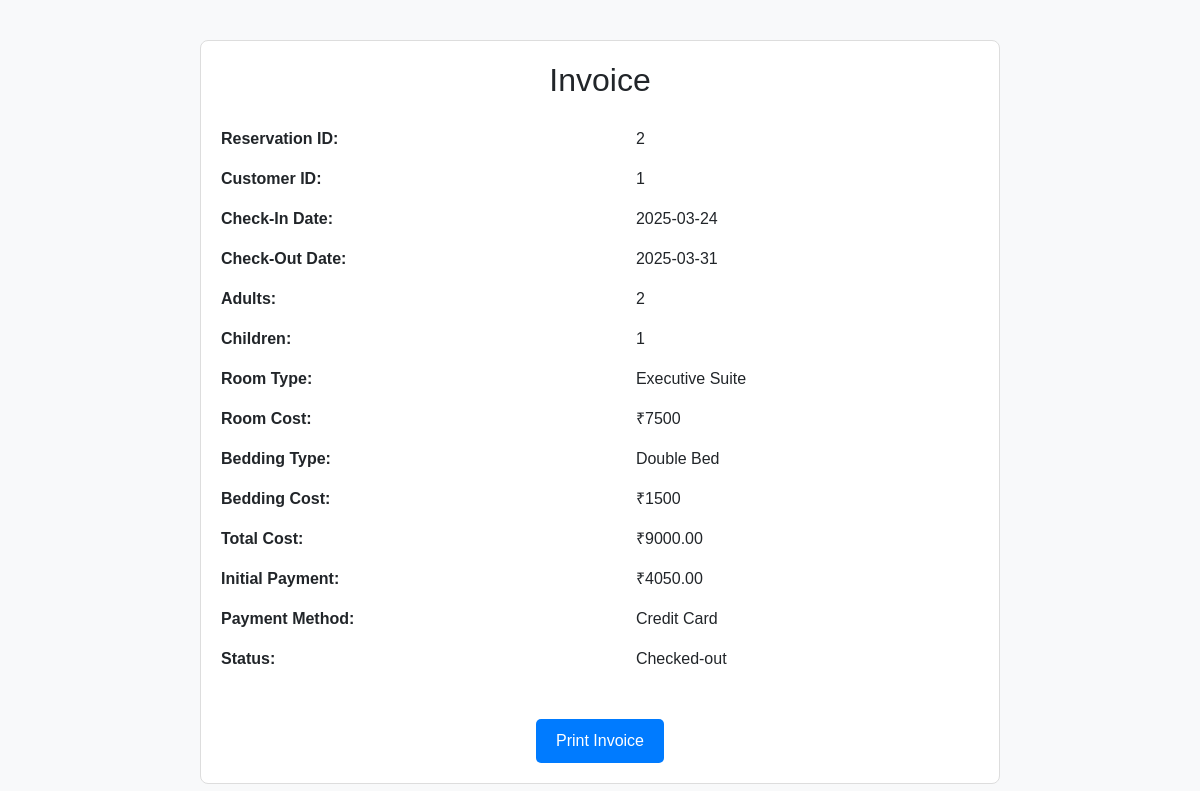
Page /invoice.php?reservation_id=2 on the committed database.
### tables this page shows
CREATE TABLE IF NOT EXISTS `reservations` (
  `reservation_id` int NOT NULL AUTO_INCREMENT,
  `customer_id` int NOT NULL,
  `checkin_date` date NOT NULL,
  `checkout_date` date NOT NULL,
  `adults` int NOT NULL,
  `children` int NOT NULL,
  `room_type_description` varchar(50) NOT NULL,
  `room_type_cost` int NOT NULL,
  `bedding_type_description` varchar(50) NOT NULL,
  `bedding_type_cost` int NOT NULL,
  `total_cost` decimal(10,2) NOT NULL,
  `initial_payment` decimal(10,2) NOT NULL,
  `payment_method` varchar(50) NOT NULL,
  `status` varchar(20) DEFAULT 'Pending',
  `created_at` timestamp NULL DEFAULT CURRENT_TIMESTAMP,
  `updated_at` timestamp NULL DEFAULT CURRENT_TIMESTAMP ON UPDATE CURRENT_TIMESTAMP,
  PRIMARY KEY (`reservation_id`)
);

### invoice.php (the view, shortened to what this page needs)
<?php
$servername = "localhost";
$username = "root";
$password = "";
$dbname = "hotel_db";
$conn = new mysqli($servername, $username, $password, $dbname);
$reservation_id = isset($_GET['reservation_id']) ? intval($_GET['reservation_id']) : 0;
if ($reservation_id > 0) {
    $sql = "SELECT * FROM reservations WHERE reservation_id = ?";
    $stmt = $conn->prepare($sql);
    $stmt->bind_param("i", $reservation_id);
    $stmt->execute();
    $result = $stmt->get_result();
    if ($result->num_rows > 0) {
        $reservation_details = $result->fetch_assoc();
    } else {
        die("No reservation found for the provided ID.");
    }
} else {
    die("Invalid reservation ID.");
}
$total_cost = $reservation_details['total_cost'];
?>
<!DOCTYPE html>
<html lang="en">
<head>
    <link rel="stylesheet" href="https://cdn.jsdelivr.net/npm/bootstrap@5.3.3/dist/css/bootstrap.min.css">
</head>
<body>
    <div class="invoice">
        <h2>Invoice</h2>
        <table class="invoice-details">
            <tr>
                <th>Reservation ID:</th>
                <td><?= htmlspecialchars($reservation_details['reservation_id']) ?></td>
            </tr>
            <tr>
                <th>Customer ID:</th>
                <td><?= htmlspecialchars($reservation_details['customer_id']) ?></td>
            </tr>
            <tr>
                <th>Check-In Date:</th>
                <td><?= htmlspecialchars($reservation_details['checkin_date']) ?></td>
            </tr>
            <tr>
                <th>Check-Out Date:</th>
                <td><?= htmlspecialchars($reservation_details['checkout_date']) ?></td>
            </tr>
            <tr>
                <th>Adults:</th>
                <td><?= htmlspecialchars($reservation_details['adults']) ?></td>
            </tr>
            <tr>
                <th>Children:</th>
                <td><?= htmlspecialchars($reservation_details['children']) ?></td>
            </tr>
            <tr>
                <th>Room Type:</th>
                <td><?= htmlspecialchars($reservation_details['room_type_description']) ?></td>
            </tr>
            <tr>
                <th>Room Cost:</th>
                <td>₹<?= htmlspecialchars($reservation_details['room_type_cost']) ?></td>
            </tr>
            <tr>
                <th>Bedding Type:</th>
                <td><?= htmlspecialchars($reservation_details['bedding_type_description']) ?></td>
            </tr>
            <tr>
                <th>Bedding Cost:</th>
                <td>₹<?= htmlspecialchars($reservation_details['bedding_type_cost']) ?></td>
            </tr>
            <tr>
                <th>Total Cost:</th>
                <td>₹<?= htmlspecialchars($total_cost) ?></td>
            </tr>
            <tr>
                <th>Initial Payment:</th>
                <td>₹<?= htmlspecialchars($reservation_details['initial_payment']) ?></td>
            </tr>
            <tr>
                <th>Payment Method:</th>
                <td><?= htmlspecialchars($reservation_details['payment_method']) ?></td>
            </tr>
            <tr>
                <th>Status:</th>
                <td><?= htmlspecialchars($reservation_details['status']) ?></td>
            </tr>
        </table>
        <div class="invoice-footer">
            <button class="btn-print" onclick="window.print()">Print Invoice</button>
        </div>
    </div>
</body>
</html>

### invoice.php (style rules this page uses)
body { font-family: Arial, sans-serif; margin: 20px; padding: 20px; background-color: #f8f9fa; }
.invoice { max-width: 800px; margin: auto; padding: 20px; border: 1px solid #ddd; border-radius: 8px; background: white; }
.invoice h2 { text-align: center; margin-bottom: 20px; }
.invoice-details { margin: 20px 0; width: 100%; }
.invoice-details th, .invoice-details td { text-align: left; padding: 8px 0; }
.invoice-footer { text-align: center; margin-top: 20px; }
.btn-print { margin-top: 20px; background-color: #007bff; color: white; padding: 10px 20px; border: none; border-radius: 5px; cursor: pointer; }

### rows in the picture
reservations: reservation_id "2", customer "1", checkin_date "2025-03-24", checkout_date "2025-03-31", adults "2", children "1", room_type_description "Executive Suite", room_type_cost "7500", bedding_type_description "Double Bed", bedding_type_cost "1500", total_cost "9000.00", initial_payment "4050.00", payment_method "Credit Card", status "Checked-out"
